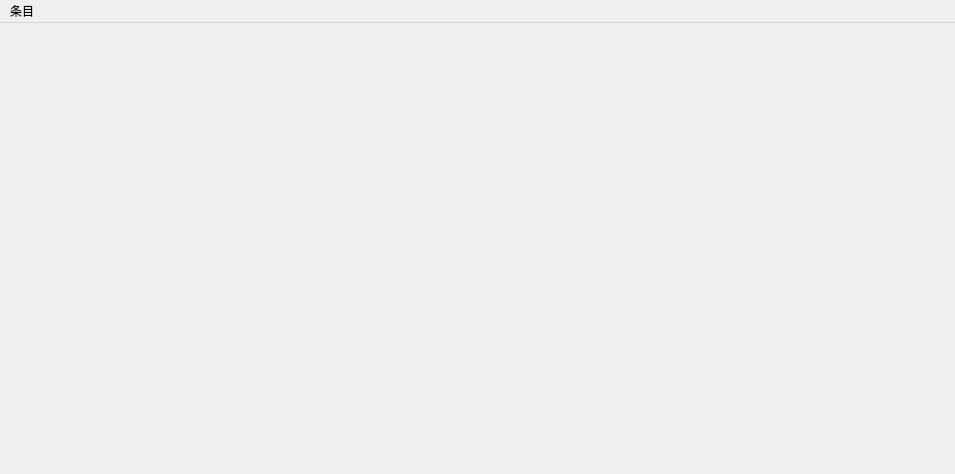
<?xml version="1.0" encoding="UTF-8"?>
<ui version="4.0">
 <class>MainWindow</class>
 <widget class="QMainWindow" name="MainWindow">
  <property name="geometry">
   <rect>
    <x>0</x>
    <y>0</y>
    <width>955</width>
    <height>474</height>
   </rect>
  </property>
  <property name="windowTitle">
   <string>MainWindow</string>
  </property>
  <widget class="QWidget" name="centralWidget"/>
  <widget class="QMenuBar" name="menuBar">
   <property name="geometry">
    <rect>
     <x>0</x>
     <y>0</y>
     <width>955</width>
     <height>22</height>
    </rect>
   </property>
   <widget class="QMenu" name="menu">
    <property name="title">
     <string>条目</string>
    </property>
    <addaction name="action_quit"/>
    <addaction name="action_clear_widget"/>
   </widget>
   <addaction name="menu"/>
  </widget>
  <action name="action_quit">
   <property name="text">
    <string>退出</string>
   </property>
  </action>
  <action name="action_clear_widget">
   <property name="text">
    <string>Clear Widget</string>
   </property>
  </action>
 </widget>
 <layoutdefault spacing="6" margin="11"/>
 <resources/>
 <connections/>
</ui>
